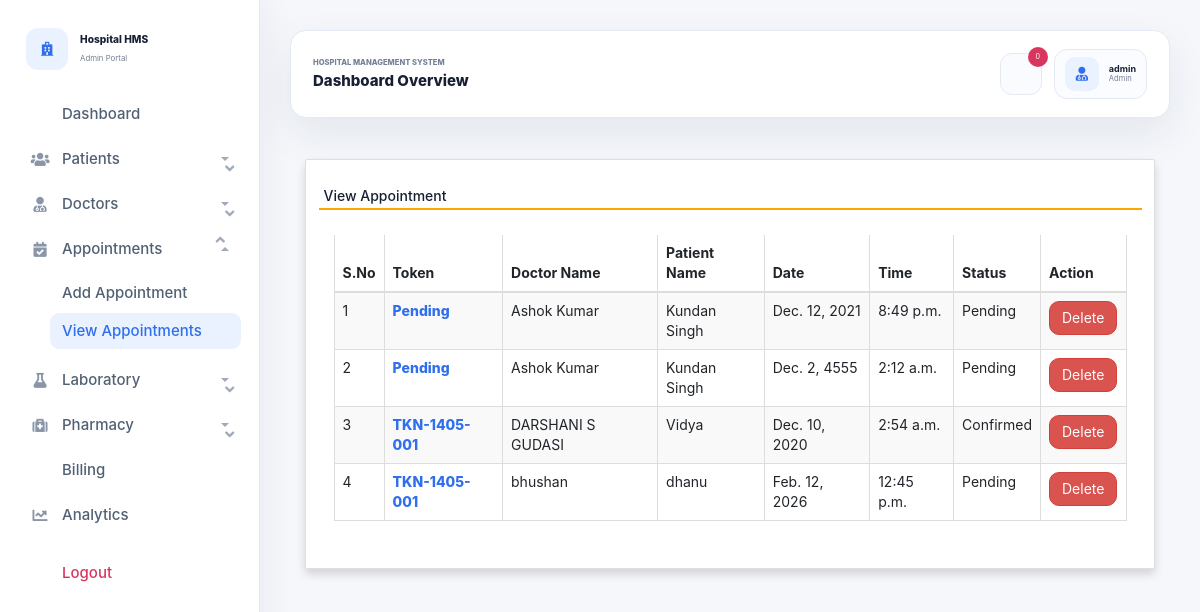
The app's page /view_appointment (signed in), older data.
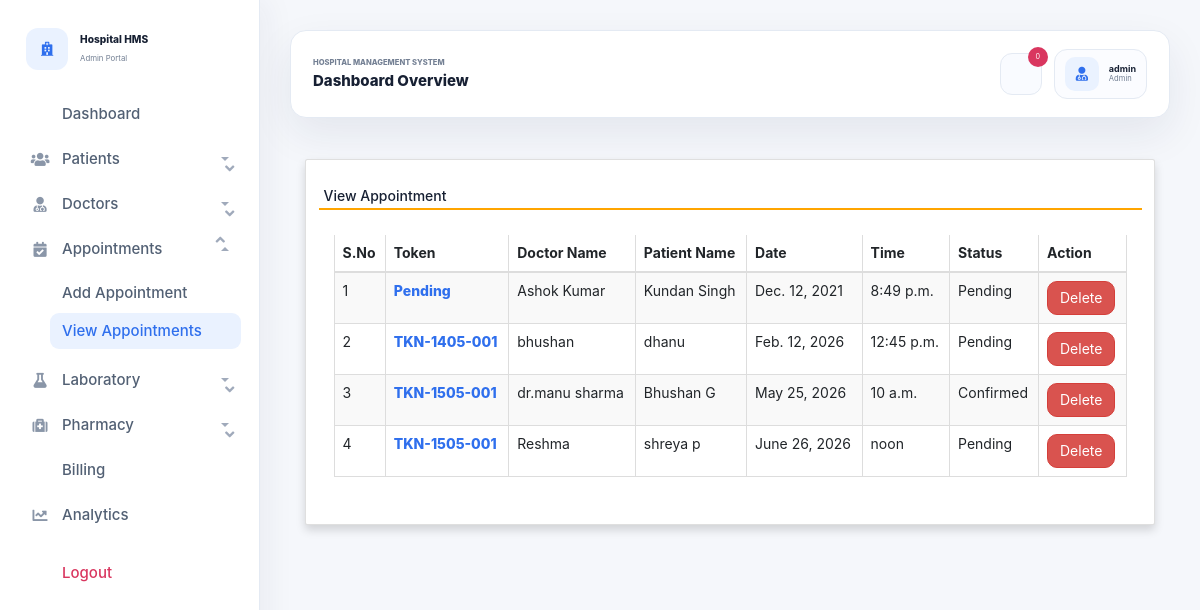
The same page, newer data.
### hospitals/models.py (models this page shows, shortened)
class Appointment(models.Model):
    STATUS_CHOICES = (
        ("Pending", "Pending"),
        ("Confirmed", "Confirmed"),
        ("Cancelled", "Cancelled"),
        ("Completed", "Completed"),
    )
    doctor = models.ForeignKey(Doctor,on_delete=models.CASCADE)
    patient = models.ForeignKey(Patient, on_delete=models.CASCADE)
    date1 = models.DateField()
    time1 = models.TimeField()
    token_number = models.CharField(max_length=20, blank=True, default="")
    status = models.CharField(max_length=20, choices=STATUS_CHOICES, default="Pending")

class Doctor(models.Model):
    DEPARTMENT_CHOICES = (
        ("Cardiology", "Cardiology"),
        ("Neurology", "Neurology"),
        ("Orthopedics", "Orthopedics"),
        ("Pediatrics", "Pediatrics"),
        ("General Medicine", "General Medicine"),
    )
    AVAILABILITY_CHOICES = (
        ("Available", "Available"),
        ("On Duty", "On Duty"),
        ("Unavailable", "Unavailable"),
    )
    name = models.CharField(max_length=50)
    mobile = models.IntegerField()
    special = models.CharField(max_length=50)
    department = models.CharField(max_length=50, choices=DEPARTMENT_CHOICES, default="General Medicine")
    qualification = models.CharField(max_length=80, blank=True, default="")
    availability = models.CharField(max_length=20, choices=AVAILABILITY_CHOICES, default="Available")
    assigned_patients = models.PositiveIntegerField(default=0)
    def __str__(self):
       return self.name;

class Patient(models.Model):
    BLOOD_GROUP_CHOICES = (
        ("A+", "A+"),
        ("A-", "A-"),
        ("B+", "B+"),
        ("B-", "B-"),
        ("AB+", "AB+"),
        ("AB-", "AB-"),
        ("O+", "O+"),
        ("O-", "O-"),
    )
    WARD_CHOICES = (
        ("General Ward", "General Ward"),
        ("ICU", "ICU"),
        ("Emergency", "Emergency"),
        ("Pediatrics", "Pediatrics"),
        ("Maternity", "Maternity"),
        ("Private Room", "Private Room"),
    )
    name = models.CharField(max_length=50)
    patient_id = models.CharField(max_length=20, blank=True, default="")
    age = models.PositiveIntegerField(null=True, blank=True)
    gender = models.CharField(max_length=10)
    mobile = models.IntegerField(null=True)
    blood_group = models.CharField(max_length=5, choices=BLOOD_GROUP_CHOICES, blank=True, default="")
    disease = models.CharField(max_length=100, blank=True, default="")
    admission_date = models.DateField(null=True, blank=True)
    address = models.CharField(max_length=50)
    ward = models.CharField(max_length=50, choices=WARD_CHOICES, null=True, blank=True)
    def __str__(self):
       return self.name;

### hospitals/views.py (the view)
# urls.py: path('view_appointment', view_appointment, name='view_appointment'),
def view_appointment(request):
    redirect_response = require_dashboard_access(request)
    if redirect_response:
        return redirect_response
    appointment = Appointment.objects.all()
    d = {'appointment':appointment, 'can_manage': can_manage_records(request)}
    return render(request,'view_appointment.html', d)

### hospitals/views.py (called while the page is built)
def selected_role(request):
    role = request.session.get("user_role")
    if not role and request.user.is_authenticated and request.user.is_staff:
        role = "admin"
        request.session["user_role"] = role
    return role

def is_dashboard_user(request):
    return request.user.is_authenticated and selected_role(request) in ALL_ROLES

def can_manage_records(request):
    return request.user.is_authenticated and selected_role(request) in FULL_ACCESS_ROLES

def require_dashboard_access(request):
    if not is_dashboard_user(request):
        return redirect("login")
    return None

### hospitals/templates/view_appointment.html (shortened to what this page needs)
{% extends 'admin_nav.html' %}
{% load static %}
{% block content %}
<link rel="stylesheet" href="https://maxcdn.bootstrapcdn.com/bootstrap/3.4.1/css/bootstrap.min.css">
  <link rel="stylesheet" href="https://cdnjs.cloudflare.com/ajax/libs/font-awesome/4.7.0/css/font-awesome.min.css">
  <link rel="stylesheet" href="https://use.fontawesome.com/releases/v5.6.3/css/all.css">
<div class="container-fluid py-4">
    <div class="card shadow">
        <div class="card-body">
            <h5 class="p-2" style="border-bottom: 2px solid orange">View Appointment</h5>
            <div class="table-responsive p-4">
                <table id="example" class="table table-striped table-bordered table-sm" style="width:100%">
			<thead>
				<tr>
					<th>S.No</th>
					<th>Token</th>
					<th>Doctor Name</th>
					<th>Patient Name</th>
                    <th>Date</th>
					<th>Time</th>
					<th>Status</th>
					{% if can_manage %}
					<th>Action</th>
					{% endif %}
				</tr>
			</thead>
			<tbody>
            {% for i in appointment %}
			<tr>
				<td>{{ forloop.counter }}</td>
				<td class="patient-id">{{i.token_number|default:"Pending"}}</td>
				<td>{{i.doctor}}</td>
				<td>{{i.patient}}</td>
				<td>{{i.date1}}</td>
				<td>{{i.time1}}</td>
				<td>{{i.status}}</td>
				{% if can_manage %}
				<td><a href="{% url 'delete_appointment' i.id %}" onclick="return confirm('Are you ready to delete this record ?')" class="btn btn-danger">Delete</a></td>
				{% endif %}
			</tr>
			{% endfor %}
			</tbody>
		</table>
		</div>
		</div>
	</div>
</div>
{% endblock content %}

Row changes from the older to the newer data that the page shows:
removed Appointment: token_number "Pending", doctor "Ashok Kumar", patient "Kundan Singh", date1 "Dec. 2, 4555", time1 "2:12 a.m.", status "Pending"
removed Appointment: token_number "TKN-1405-001", doctor "DARSHANI S GUDASI", patient "Vidya", date1 "Dec. 10, 2020", time1 "2:54 a.m.", status "Confirmed"
added Appointment: token_number "TKN-1505-001", doctor "dr.manu sharma", patient "Bhushan G", date1 "May 25, 2026", time1 "10 a.m.", status "Confirmed"
added Appointment: token_number "TKN-1505-001", doctor "Reshma", patient "shreya p", date1 "June 26, 2026", time1 "noon", status "Pending"
